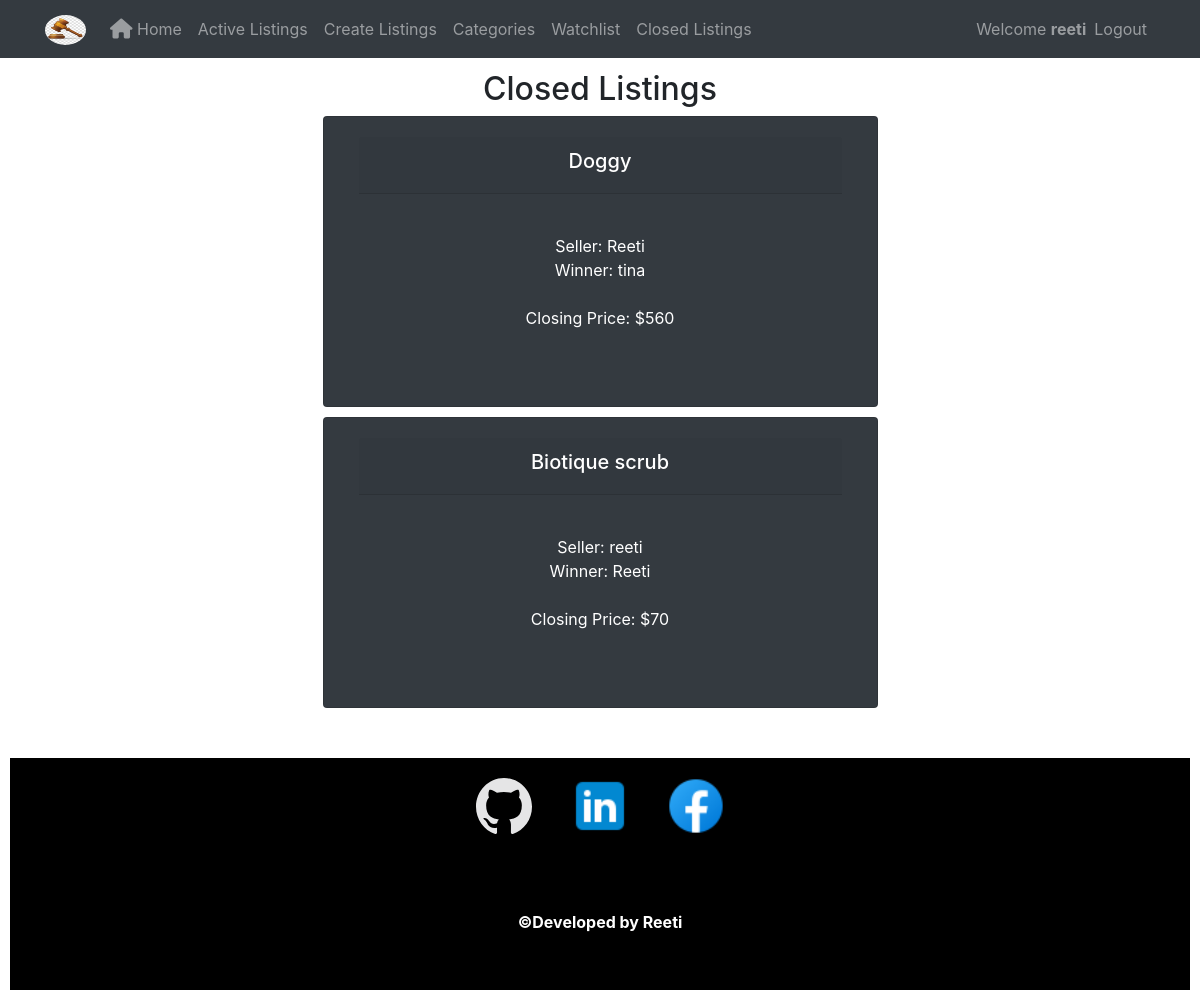
/closedlisting (signed in), run on the app's committed database.
### auctions/models.py (models this page shows)
class User(AbstractUser):
    pass

class Winner(models.Model):
    seller = models.CharField(max_length=64)
    winner = models.CharField(max_length=64)
    winprice = models.IntegerField()
    name = models.CharField(max_length=64)

### auctions/views.py (the view)
# urls.py: path("closedlisting", views.closedlisting, name="closedlisting"),
@login_required(login_url='/login')
def closedlisting(request):
    winners= Winner.objects.all()
    empty=False
    if len(winners)==0:
        empty =True
    return render(request,"auctions/closedlisting.html",{
        "winners": winners,
        "empty": empty
    })

### auctions/templates/auctions/closedlisting.html (shortened to what this page needs)
{% extends "auctions/layout.html" %}
{% load static %}
{% block body %}
    <h2>Closed Listings</h2>
    {% if empty %}
        <div><h5>No closed listings yet.</h5></div>
        <div class="row">
            <div class="card col-lg-8 col-sm-12">
                <img src="{% static 'auctions/empty.png' %}" alt="emptylistimage" class="img-responsive">
            </div>
        </div>
    {% else %}
        {% for winner in winners %}
            <div class="card bg-dark text-white col-lg-6 col-md-10 col-sm-12" >
                <div class="card-body">
                    <div class="card-header"><h5>{{ winner.name }}</h5></div>
                    <p> Seller: {{ winner.seller }}<br>
                        Winner: {{ winner.winner }}<br><br>
                        Closing Price: ${{ winner.winprice }}
                    </p>
                </div>
            </div>
        {% endfor %}
    {% endif %}
{% endblock %}

### auctions/templates/auctions/layout.html (shortened to what this page needs)
{% load static %}
<!DOCTYPE html>
<html lang="en">
    <head>
        <link rel="stylesheet" href="https://stackpath.bootstrapcdn.com/bootstrap/4.4.1/css/bootstrap.min.css">
        <link href="{% static 'auctions/styles.css' %}" rel="stylesheet">
        <link rel="stylesheet" href="https://cdnjs.cloudflare.com/ajax/libs/font-awesome/4.7.0/css/font-awesome.min.css">
    </head>
    <body>
        <nav class="navbar navbar-dark navbar-expand-sm bg-dark fixed-top">
            <div class="container">
                <a class="navbar-brand" href="#"><img  id="navlogo" src="{% static 'auctions/auction.jpg' %}" height="30" width="41"></a>
                <div class="collapse navbar-collapse" id="Navbar">
                    {% if user.is_authenticated %}
                        <ul class="navbar-nav mr-auto">
                            <li class="nav-item"><a class="nav-link" href="{% url 'home' %}"><span class="fa fa-home fa-lg"></span> Home</a></li>
                            <li class="nav-item"><a class="nav-link" href="{% url 'active_listings' %}"> Active Listings</a></li>
                            <li class="nav-item"><a class="nav-link" href="{% url 'create_listing' %}"> Create Listings</a></li>
                            <li class="nav-item"><a class="nav-link" href="{% url 'categories' %}"> Categories </a></li>
                            <li class="nav-item"><a class="nav-link" href="{% url 'Watchlist' %}"> Watchlist </a></li>
                            <li class="nav-item"><a class="nav-link" href="{% url 'closedlisting' %}"> Closed Listings</a></li>
                        </ul>
                        <span class="navbar-text">Welcome <strong>{{ user.username }}</strong></span>
                        <ul class="nav navbar-nav navbar-right">
                            <li class="nav-item"><a class="nav-link" href="{% url 'logout' %}"> Logout</a></li>
                        </ul>
                    {% endif %}
                </div>
            </div>
        </nav>
        <div class="container" id="mainDiv">
            {% block body %}
            {% endblock %}
        </div>
        <footer class="footer">
            <div class="container">
                <div class="row justify-content-center">
                    <div class="align-self-center" id="footer_buttons">
                        <ul class="footer__social-links">
                            <li class="footer__social-link-item">
                              <a href="https://github.com/reeti26109" title="Link to Github Profile" target="_blank">
                                <img src="{% static 'auctions/github.svg' %}" class="footer__social-image" alt="Github">
                              </a>
                            </li>
                            <li class="footer__social-link-item">
                              <a href="https://www.linkedin.com/in/reeti-ranjan" title="Link to Linkedin Profile" target="_blank">
                                <img src="{% static 'auctions/linkedin.png' %}" class="footer__social-image" alt="Linkedin">
                              </a>
                            </li>
                            <li class="footer__social-link-item">
                              <a href="https://www.facebook.com/" title="Link to Facebook Profile" target="_blank">
                                <img src="{% static 'auctions/facebook.png' %}" class="footer__social-image" alt="Facebook">
                              </a>
                            </li>
                        </ul>
                    </div>
               </div>
               <div class="row justify-content-center">
                    <div class="col-auto">
                        <p style="color: white;"><strong>&copy;Developed by Reeti</strong></p>
                    </div>
               </div>
            </div>
        </footer>
    </body>
</html>

### auctions/static/auctions/styles.css (style rules this page uses)
body { padding: 10px; }
.card { margin: 0 auto; float: none; margin-bottom: 10px; }
#mainDiv { text-align: center; padding-top: 60px; }
#navlogo { border-radius: 50%; }
p { padding-top: 40px; padding-bottom: 40px; }
.footer { background-color:black; margin-top: 50px; padding: 20px 0px; }
.footer { text-align: center; padding: 0; }
.footer__social-links { display: flex; padding: 1rem 0; list-style: none; }
.footer__social-link-item:not(:last-of-type) { margin-right: 2rem; }
.footer__social-image { height: 4rem; }
#footer_buttons { display: flex; align-content: center; }

### data on the page
User: username "reeti"
Winner: name "Doggy", seller "Reeti", winner "tina", winprice "560"
Winner: name "Biotique scrub", seller "reeti", winner "Reeti", winprice "70"
